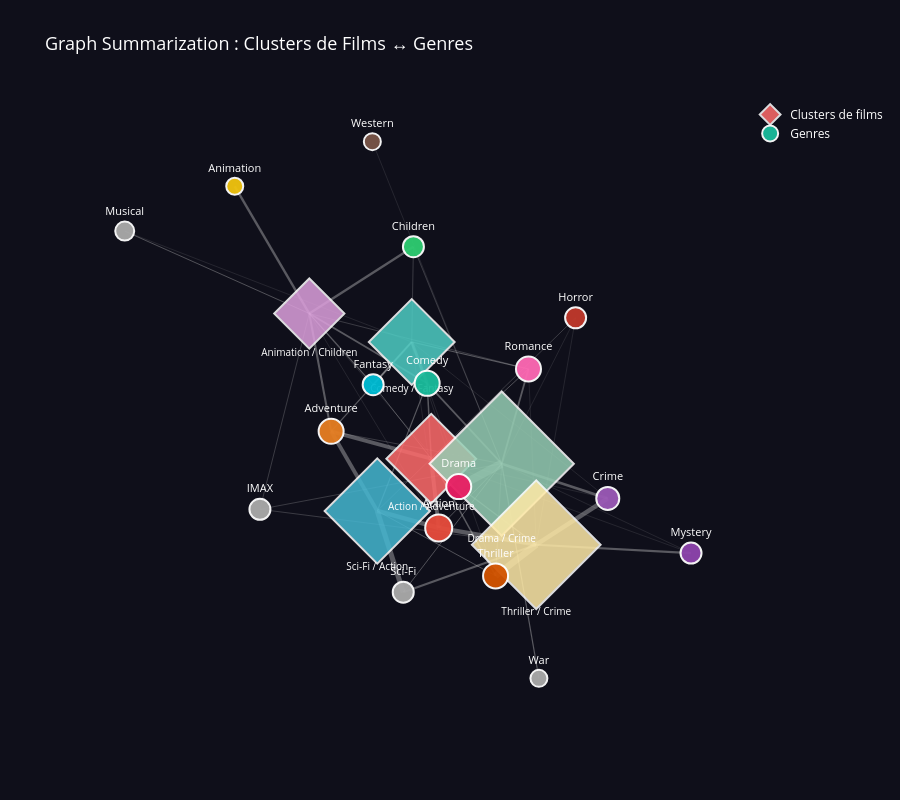

The code cell stored with this chart in its notebook:
### Code cell
genre_matrix = mlb.fit_transform(
    df_sample['genres'].str.split('|')
)

N_CLUSTERS = 6  
km = KMeans(n_clusters=N_CLUSTERS, random_state=42, n_init=10)
df_sample['cluster'] = km.fit_predict(genre_matrix)

# Nommer chaque cluster par ses genres dominants
def cluster_label(cluster_id):
    films_in_cluster = df_sample[df_sample['cluster'] == cluster_id]
    all_genres = films_in_cluster['genres'].str.split('|').explode()
    top_genres = all_genres.value_counts().head(2).index.tolist()
    return ' / '.join(top_genres)

cluster_names = {i: cluster_label(i) for i in range(N_CLUSTERS)}

G_summary = nx.Graph()

for cluster_id in range(N_CLUSTERS):
    films_in_cluster = df_sample[df_sample['cluster'] == cluster_id]
    avg_rating = round(films_in_cluster['mean_rating'].mean(), 2)
    
    G_summary.add_node(f"cluster_{cluster_id}",
                       type='cluster',
                       label=cluster_names[cluster_id],
                       size=len(films_in_cluster),
                       avg_rating=avg_rating,
                       films=films_in_cluster['title'].tolist())

for genre in genre_nodes:
    G_summary.add_node(genre, type='genre', title=genre)

for cluster_id in range(N_CLUSTERS):
    films_in_cluster = df_sample[df_sample['cluster'] == cluster_id]
    genre_counts = (films_in_cluster['genres']
                    .str.split('|').explode()
                    .value_counts())
    
    for genre, count in genre_counts.items():
        if genre in G_summary.nodes:
            G_summary.add_edge(f"cluster_{cluster_id}", genre, weight=count)

pos_summary = nx.spring_layout(G_summary, seed=42, k=1.2)

cluster_colors = ['#FF6B6B','#4ECDC4','#45B7D1','#96CEB4','#FFEAA7','#DDA0DD']

edge_traces_summary = []
for u, v, data in G_summary.edges(data=True):
    x0, y0 = pos_summary[u]
    x1, y1 = pos_summary[v]
    edge_traces_summary.append(go.Scatter(
        x=[x0, x1, None], y=[y0, y1, None],
        mode='lines',
        line=dict(width=data['weight'] * 0.3, color='rgba(200,200,200,0.4)'),
        hoverinfo='none',
        showlegend=False
    ))

cluster_nodes_list = [n for n, d in G_summary.nodes(data=True) if d['type'] == 'cluster']
cx, cy, c_text, c_hover, c_sizes, c_colors = [], [], [], [], [], []

for i, node in enumerate(cluster_nodes_list):
    x, y = pos_summary[node]
    d = G_summary.nodes[node]
    cx.append(x)
    cy.append(y)
    c_text.append(d['label'])
    c_sizes.append(30 + d['size'] * 3)
    c_colors.append(cluster_colors[i % len(cluster_colors)])
    
    films_preview = '<br>'.join([f"• {f}" for f in d['films'][:5]])
    c_hover.append(
        f"<b>Cluster : {d['label']}</b><br>"
        f"Nombre de films : {d['size']}<br>"
        f"Rating moyen : {d['avg_rating']}<br><br>"
        f"Films (extrait) :<br>{films_preview}"
    )

cluster_trace_summary = go.Scatter(
    x=cx, y=cy,
    mode='markers+text',
    name='Clusters de films',
    text=c_text,
    textposition='bottom center',
    textfont=dict(size=10, color='white'),
    hovertext=c_hover,
    hoverinfo='text',
    marker=dict(size=c_sizes, color=c_colors, opacity=0.85,
                line=dict(width=2, color='white'),
                symbol='diamond')  
)

# Noeuds genres (identiques à avant)
gx, gy, g_text, g_hover, g_colors_s = [], [], [], [], []
genre_nodes_summary = [n for n, d in G_summary.nodes(data=True) if d['type'] == 'genre']

for node in genre_nodes_summary:
    x, y = pos_summary[node]
    gx.append(x)
    gy.append(y)
    g_text.append(node)
    g_colors_s.append(genre_colors.get(node, '#aaaaaa'))
    g_hover.append(f"<b>Genre : {node}</b><br>Connexions : {G_summary.degree(node)}")

genre_trace_summary = go.Scatter(
    x=gx, y=gy,
    mode='markers+text',
    name='Genres',
    text=g_text,
    textposition='top center',
    textfont=dict(size=11, color='white'),
    hovertext=g_hover,
    hoverinfo='text',
    marker=dict(
        size=[15 + G_summary.degree(n) * 2 for n in genre_nodes_summary],
        color=g_colors_s, opacity=0.95,
        line=dict(width=2, color='white')
    )
)

fig_summary = go.Figure(
    data=edge_traces_summary + [cluster_trace_summary, genre_trace_summary],
    layout=go.Layout(
        title=dict(text='Graph Summarization : Clusters de Films ↔ Genres',
                   font=dict(size=18, color='white')),
        plot_bgcolor='#0f0f1a',
        paper_bgcolor='#0f0f1a',
        font=dict(color='white'),
        height=800,
        hovermode='closest',
        showlegend=True,
        xaxis=dict(showgrid=False, zeroline=False, showticklabels=False),
        yaxis=dict(showgrid=False, zeroline=False, showticklabels=False),
    )
)

fig_summary.show()

### Figure 1 — Plotly figure (JSON) as saved in the notebook; plotly's stock layout.template omitted (floating-point values rounded to 4 significant figures)
{"data": [{"hoverinfo": "none", "line": {"color": "rgba(200,200,200,0.4)", "width": 3.9}, "mode": "lines", "showlegend": false, "type": "scatter", "x": [0.009498, 0.03087, null], "y": [-0.1236, -0.3691, null]}, {"hoverinfo": "none", "line": {"color": "rgba(200,200,200,0.4)", "width": 3.9}, "mode": "lines", "showlegend": false, "type": "scatter", "x": [0.009498, -0.2774, null], "y": [-0.1236, -0.02669, null]}, {"hoverinfo": "none", "line": {"color": "rgba(200,200,200,0.4)", "width": 1.5}, "mode": "lines", "showlegend": false, "type": "scatter", "x": [0.009498, -0.002164, null], "y": [-0.1236, 0.1433, null]}, {"hoverinfo": "none", "line": {"color": "rgba(200,200,200,0.4)", "width": 1.5}, "mode": "lines", "showlegend": false, "type": "scatter", "x": [0.009498, 0.1939, null], "y": [-0.1236, -0.539, null]}, {"hoverinfo": "none", "line": {"color": "rgba(200,200,200,0.4)", "width": 0.9}, "mode": "lines", "showlegend": false, "type": "scatter", "x": [0.009498, -0.1569, null], "y": [-0.1236, 0.1386, null]}, {"hoverinfo": "none", "line": {"color": "rgba(200,200,200,0.4)", "width": 0.9}, "mode": "lines", "showlegend": false, "type": "scatter", "x": [0.009498, 0.2882, null], "y": [-0.1236, 0.1942, null]}, {"hoverinfo": "none", "line": {"color": "rgba(200,200,200,0.4)", "width": 0.6}, "mode": "lines", "showlegend": false, "type": "scatter", "x": [0.009498, 0.08833, null], "y": [-0.1236, -0.2225, null]}, {"hoverinfo": "none", "line": {"color": "rgba(200,200,200,0.4)", "width": 0.3}, "mode": "lines", "showlegend": false, "type": "scatter", "x": [0.009498, 0.7539, null], "y": [-0.1236, -0.4582, null]}, {"hoverinfo": "none", "line": {"color": "rgba(200,200,200,0.4)", "width": 0.3}, "mode": "lines", "showlegend": false, "type": "scatter", "x": [0.009498, 0.5154, null], "y": [-0.1236, -0.2646, null]}, {"hoverinfo": "none", "line": {"color": "rgba(200,200,200,0.4)", "width": 3}, "mode": "lines", "showlegend": false, "type": "scatter", "x": [-0.04643, -0.002164, null], "y": [0.29, 0.1433, null]}, {"hoverinfo": "none", "line": {"color": "rgba(200,200,200,0.4)", "width": 2.1}, "mode": "lines", "showlegend": false, "type": "scatter", "x": [-0.04643, -0.1569, null], "y": [0.29, 0.1386, null]}, {"hoverinfo": "none", "line": {"color": "rgba(200,200,200,0.4)", "width": 1.2}, "mode": "lines", "showlegend": false, "type": "scatter", "x": [-0.04643, -0.2774, null], "y": [0.29, -0.02669, null]}, {"hoverinfo": "none", "line": {"color": "rgba(200,200,200,0.4)", "width": 1.2}, "mode": "lines", "showlegend": false, "type": "scatter", "x": [-0.04643, 0.2882, null], "y": [0.29, 0.1942, null]}, {"hoverinfo": "none", "line": {"color": "rgba(200,200,200,0.4)", "width": 0.6}, "mode": "lines", "showlegend": false, "type": "scatter", "x": [-0.04643, -0.04156, null], "y": [0.29, 0.6275, null]}, {"hoverinfo": "none", "line": {"color": "rgba(200,200,200,0.4)", "width": 0.3}, "mode": "lines", "showlegend": false, "type": "scatter", "x": [-0.04643, 0.03087, null], "y": [0.29, -0.3691, null]}, {"hoverinfo": "none", "line": {"color": "rgba(200,200,200,0.4)", "width": 0.3}, "mode": "lines", "showlegend": false, "type": "scatter", "x": [-0.04643, 0.5154, null], "y": [0.29, -0.2646, null]}, {"hoverinfo": "none", "line": {"color": "rgba(200,200,200,0.4)", "width": 0.3}, "mode": "lines", "showlegend": false, "type": "scatter", "x": [-0.04643, -0.8688, null], "y": [0.29, 0.6828, null]}, {"hoverinfo": "none", "line": {"color": "rgba(200,200,200,0.4)", "width": 0.3}, "mode": "lines", "showlegend": false, "type": "scatter", "x": [-0.04643, 0.08833, null], "y": [0.29, -0.2225, null]}, {"hoverinfo": "none", "line": {"color": "rgba(200,200,200,0.4)", "width": 0.3}, "mode": "lines", "showlegend": false, "type": "scatter", "x": [-0.04643, 0.1939, null], "y": [0.29, -0.539, null]}, {"hoverinfo": "none", "line": {"color": "rgba(200,200,200,0.4)", "width": 5.1}, "mode": "lines", "showlegend": false, "type": "scatter", "x": [-0.1451, -0.07071, null], "y": [-0.3089, -0.5969, null]}, {"hoverinfo": "none", "line": {"color": "rgba(200,200,200,0.4)", "width": 4.5}, "mode": "lines", "showlegend": false, "type": "scatter", "x": [-0.1451, 0.03087, null], "y": [-0.3089, -0.3691, null]}, {"hoverinfo": "none", "line": {"color": "rgba(200,200,200,0.4)", "width": 3.9}, "mode": "lines", "showlegend": false, "type": "scatter", "x": [-0.1451, -0.2774, null], "y": [-0.3089, -0.02669, null]}, {"hoverinfo": "none", "line": {"color": "rgba(200,200,200,0.4)", "width": 1.2}, "mode": "lines", "showlegend": false, "type": "scatter", "x": [-0.1451, -0.002164, null], "y": [-0.3089, 0.1433, null]}, {"hoverinfo": "none", "line": {"color": "rgba(200,200,200,0.4)", "width": 0.9}, "mode": "lines", "showlegend": false, "type": "scatter", "x": [-0.1451, 0.1939, null], "y": [-0.3089, -0.539, null]}, {"hoverinfo": "none", "line": {"color": "rgba(200,200,200,0.4)", "width": 0.6}, "mode": "lines", "showlegend": false, "type": "scatter", "x": [-0.1451, 0.4232, null], "y": [-0.3089, 0.3757, null]}, {"hoverinfo": "none", "line": {"color": "rgba(200,200,200,0.4)", "width": 8.1}, "mode": "lines", "showlegend": false, "type": "scatter", "x": [0.2114, 0.08833, null], "y": [-0.1414, -0.2225, null]}, {"hoverinfo": "none", "line": {"color": "rgba(200,200,200,0.4)", "width": 2.7}, "mode": "lines", "showlegend": false, "type": "scatter", "x": [0.2114, 0.5154, null], "y": [-0.1414, -0.2646, null]}, {"hoverinfo": "none", "line": {"color": "rgba(200,200,200,0.4)", "width": 1.8}, "mode": "lines", "showlegend": false, "type": "scatter", "x": [0.2114, -0.002164, null], "y": [-0.1414, 0.1433, null]}, {"hoverinfo": "none", "line": {"color": "rgba(200,200,200,0.4)", "width": 1.8}, "mode": "lines", "showlegend": false, "type": "scatter", "x": [0.2114, 0.2882, null], "y": [-0.1414, 0.1942, null]}, {"hoverinfo": "none", "line": {"color": "rgba(200,200,200,0.4)", "width": 1.2}, "mode": "lines", "showlegend": false, "type": "scatter", "x": [0.2114, 0.3181, null], "y": [-0.1414, -0.9023, null]}, {"hoverinfo": "none", "line": {"color": "rgba(200,200,200,0.4)", "width": 0.9}, "mode": "lines", "showlegend": false, "type": "scatter", "x": [0.2114, 0.03087, null], "y": [-0.1414, -0.3691, null]}, {"hoverinfo": "none", "line": {"color": "rgba(200,200,200,0.4)", "width": 0.9}, "mode": "lines", "showlegend": false, "type": "scatter", "x": [0.2114, -0.07071, null], "y": [-0.1414, -0.5969, null]}, {"hoverinfo": "none", "line": {"color": "rgba(200,200,200,0.4)", "width": 0.6}, "mode": "lines", "showlegend": false, "type": "scatter", "x": [0.2114, 0.1939, null], "y": [-0.1414, -0.539, null]}, {"hoverinfo": "none", "line": {"color": "rgba(200,200,200,0.4)", "width": 0.6}, "mode": "lines", "showlegend": false, "type": "scatter", "x": [0.2114, -0.2774, null], "y": [-0.1414, -0.02669, null]}, {"hoverinfo": "none", "line": {"color": "rgba(200,200,200,0.4)", "width": 0.6}, "mode": "lines", "showlegend": false, "type": "scatter", "x": [0.2114, -0.4814, null], "y": [-0.1414, -0.303, null]}, {"hoverinfo": "none", "line": {"color": "rgba(200,200,200,0.4)", "width": 0.6}, "mode": "lines", "showlegend": false, "type": "scatter", "x": [0.2114, -0.04156, null], "y": [-0.1414, 0.6275, null]}, {"hoverinfo": "none", "line": {"color": "rgba(200,200,200,0.4)", "width": 0.3}, "mode": "lines", "showlegend": false, "type": "scatter", "x": [0.2114, 0.4232, null], "y": [-0.1414, 0.3757, null]}, {"hoverinfo": "none", "line": {"color": "rgba(200,200,200,0.4)", "width": 0.3}, "mode": "lines", "showlegend": false, "type": "scatter", "x": [0.2114, 0.7539, null], "y": [-0.1414, -0.4582, null]}, {"hoverinfo": "none", "line": {"color": "rgba(200,200,200,0.4)", "width": 0.3}, "mode": "lines", "showlegend": false, "type": "scatter", "x": [0.2114, -0.1593, null], "y": [-0.1414, 1.0, null]}, {"hoverinfo": "none", "line": {"color": "rgba(200,200,200,0.4)", "width": 6.6}, "mode": "lines", "showlegend": false, "type": "scatter", "x": [0.3104, 0.1939, null], "y": [-0.4285, -0.539, null]}, {"hoverinfo": "none", "line": {"color": "rgba(200,200,200,0.4)", "width": 4.5}, "mode": "lines", "showlegend": false, "type": "scatter", "x": [0.3104, 0.5154, null], "y": [-0.4285, -0.2646, null]}, {"hoverinfo": "none", "line": {"color": "rgba(200,200,200,0.4)", "width": 4.2}, "mode": "lines", "showlegend": false, "type": "scatter", "x": [0.3104, 0.03087, null], "y": [-0.4285, -0.3691, null]}, {"hoverinfo": "none", "line": {"color": "rgba(200,200,200,0.4)", "width": 2.1}, "mode": "lines", "showlegend": false, "type": "scatter", "x": [0.3104, -0.07071, null], "y": [-0.4285, -0.5969, null]}, {"hoverinfo": "none", "line": {"color": "rgba(200,200,200,0.4)", "width": 2.1}, "mode": "lines", "showlegend": false, "type": "scatter", "x": [0.3104, 0.7539, null], "y": [-0.4285, -0.4582, null]}, {"hoverinfo": "none", "line": {"color": "rgba(200,200,200,0.4)", "width": 1.2}, "mode": "lines", "showlegend": false, "type": "scatter", "x": [0.3104, 0.08833, null], "y": [-0.4285, -0.2225, null]}, {"hoverinfo": "none", "line": {"color": "rgba(200,200,200,0.4)", "width": 0.6}, "mode": "lines", "showlegend": false, "type": "scatter", "x": [0.3104, -0.4814, null], "y": [-0.4285, -0.303, null]}, {"hoverinfo": "none", "line": {"color": "rgba(200,200,200,0.4)", "width": 0.3}, "mode": "lines", "showlegend": false, "type": "scatter", "x": [0.3104, 0.4232, null], "y": [-0.4285, 0.3757, null]}, {"hoverinfo": "none", "line": {"color": "rgba(200,200,200,0.4)", "width": 0.3}, "mode": "lines", "showlegend": false, "type": "scatter", "x": [0.3104, 0.2882, null], "y": [-0.4285, 0.1942, null]}, {"hoverinfo": "none", "line": {"color": "rgba(200,200,200,0.4)", "width": 2.4}, "mode": "lines", "showlegend": false, "type": "scatter", "x": [-0.3399, -0.5536, null], "y": [0.3908, 0.8417, null]}, {"hoverinfo": "none", "line": {"color": "rgba(200,200,200,0.4)", "width": 2.4}, "mode": "lines", "showlegend": false, "type": "scatter", "x": [-0.3399, -0.04156, null], "y": [0.3908, 0.6275, null]}, {"hoverinfo": "none", "line": {"color": "rgba(200,200,200,0.4)", "width": 2.1}, "mode": "lines", "showlegend": false, "type": "scatter", "x": [-0.3399, -0.2774, null], "y": [0.3908, -0.02669, null]}, {"hoverinfo": "none", "line": {"color": "rgba(200,200,200,0.4)", "width": 1.8}, "mode": "lines", "showlegend": false, "type": "scatter", "x": [-0.3399, -0.002164, null], "y": [0.3908, 0.1433, null]}, {"hoverinfo": "none", "line": {"color": "rgba(200,200,200,0.4)", "width": 1.2}, "mode": "lines", "showlegend": false, "type": "scatter", "x": [-0.3399, -0.1569, null], "y": [0.3908, 0.1386, null]}, {"hoverinfo": "none", "line": {"color": "rgba(200,200,200,0.4)", "width": 0.9}, "mode": "lines", "showlegend": false, "type": "scatter", "x": [-0.3399, -0.8688, null], "y": [0.3908, 0.6828, null]}, {"hoverinfo": "none", "line": {"color": "rgba(200,200,200,0.4)", "width": 0.6}, "mode": "lines", "showlegend": false, "type": "scatter", "x": [-0.3399, -0.4814, null], "y": [0.3908, -0.303, null]}, {"hoverinfo": "none", "line": {"color": "rgba(200,200,200,0.4)", "width": 0.6}, "mode": "lines", "showlegend": false, "type": "scatter", "x": [-0.3399, 0.2882, null], "y": [0.3908, 0.1942, null]}, {"hoverinfo": "none", "line": {"color": "rgba(200,200,200,0.4)", "width": 0.3}, "mode": "lines", "showlegend": false, "type": "scatter", "x": [-0.3399, 0.08833, null], "y": [0.3908, -0.2225, null]}, {"hoverinfo": "none", "line": {"color": "rgba(200,200,200,0.4)", "width": 0.3}, "mode": "lines", "showlegend": false, "type": "scatter", "x": [-0.3399, 0.03087, null], "y": [0.3908, -0.3691, null]}, {"hoverinfo": "text", "hovertext": ["<b>Cluster : Action / Adventure</b><br>Nombre de films : 13<br>Rating moyen : 3.69<br><br>Films (extrait) :<br>• Raiders of the Lost Ark (Indiana Jones and the Raiders of the Lost Ark) (1981)<br>• Lord of the Rings: The Return of the King, The (2003)<br>• True Lies (1994)<br>• Gladiator (2000)<br>• Mission: Impossible (1996)", "<b>Cluster : Comedy / Fantasy</b><br>Nombre de films : 12<br>Rating moyen : 3.62<br><br>Films (extrait) :<br>• Lord of the Rings: The Fellowship of the Ring, The (2001)<br>• Lord of the Rings: The Two Towers, The (2002)<br>• Ace Ventura: Pet Detective (1994)<br>• Mask, The (1994)<br>• Groundhog Day (1993)", "<b>Cluster : Sci-Fi / Action</b><br>Nombre de films : 17<br>Rating moyen : 3.73<br><br>Films (extrait) :<br>• Star Wars: Episode IV - A New Hope (1977)<br>• Jurassic Park (1993)<br>• Terminator 2: Judgment Day (1991)<br>• Star Wars: Episode V - The Empire Strikes Back (1980)<br>• Independence Day (a.k.a. ID4) (1996)", "<b>Cluster : Drama / Crime</b><br>Nombre de films : 27<br>Rating moyen : 4.01<br><br>Films (extrait) :<br>• Forrest Gump (1994)<br>• Shawshank Redemption, The (1994)<br>• Pulp Fiction (1994)<br>• Braveheart (1995)<br>• Schindler's List (1993)", "<b>Cluster : Thriller / Crime</b><br>Nombre de films : 23<br>Rating moyen : 3.91<br><br>Films (extrait) :<br>• Silence of the Lambs, The (1991)<br>• Matrix, The (1999)<br>• Fight Club (1999)<br>• Usual Suspects, The (1995)<br>• Seven (a.k.a. Se7en) (1995)", "<b>Cluster : Animation / Children</b><br>Nombre de films : 8<br>Rating moyen : 3.87<br><br>Films (extrait) :<br>• Toy Story (1995)<br>• Aladdin (1992)<br>• Lion King, The (1994)<br>• Shrek (2001)<br>• Beauty and the Beast (1991)"], "marker": {"color": ["#FF6B6B", "#4ECDC4", "#45B7D1", "#96CEB4", "#FFEAA7", "#DDA0DD"], "line": {"color": "white", "width": 2}, "opacity": 0.85, "size": [69, 66, 81, 111, 99, 54], "symbol": "diamond"}, "mode": "markers+text", "name": "Clusters de films", "text": ["Action / Adventure", "Comedy / Fantasy", "Sci-Fi / Action", "Drama / Crime", "Thriller / Crime", "Animation / Children"], "textfont": {"color": "white", "size": 10}, "textposition": "bottom center", "type": "scatter", "x": [0.009498, -0.04643, -0.1451, 0.2114, 0.3104, -0.3399], "y": [-0.1236, 0.29, -0.3089, -0.1414, -0.4285, 0.3908]}, {"hoverinfo": "text", "hovertext": ["<b>Genre : Comedy</b><br>Connexions : 5", "<b>Genre : Drama</b><br>Connexions : 5", "<b>Genre : Romance</b><br>Connexions : 5", "<b>Genre : War</b><br>Connexions : 1", "<b>Genre : Crime</b><br>Connexions : 4", "<b>Genre : Thriller</b><br>Connexions : 5", "<b>Genre : Horror</b><br>Connexions : 3", "<b>Genre : Action</b><br>Connexions : 6", "<b>Genre : Sci-Fi</b><br>Connexions : 3", "<b>Genre : Adventure</b><br>Connexions : 5", "<b>Genre : Animation</b><br>Connexions : 1", "<b>Genre : Children</b><br>Connexions : 3", "<b>Genre : Fantasy</b><br>Connexions : 3", "<b>Genre : Mystery</b><br>Connexions : 3", "<b>Genre : IMAX</b><br>Connexions : 3", "<b>Genre : Musical</b><br>Connexions : 2", "<b>Genre : Western</b><br>Connexions : 1"], "marker": {"color": ["#1abc9c", "#e91e63", "#ff69b4", "#aaaaaa", "#9b59b6", "#d35400", "#c0392b", "#e74c3c", "#aaaaaa", "#e67e22", "#f1c40f", "#2ecc71", "#00bcd4", "#8e44ad", "#aaaaaa", "#aaaaaa", "#795548"], "line": {"color": "white", "width": 2}, "opacity": 0.95, "size": [25, 25, 25, 17, 23, 25, 21, 27, 21, 25, 17, 21, 21, 21, 21, 19, 17]}, "mode": "markers+text", "name": "Genres", "text": ["Comedy", "Drama", "Romance", "War", "Crime", "Thriller", "Horror", "Action", "Sci-Fi", "Adventure", "Animation", "Children", "Fantasy", "Mystery", "IMAX", "Musical", "Western"], "textfont": {"color": "white", "size": 11}, "textposition": "top center", "type": "scatter", "x": [-0.002164, 0.08833, 0.2882, 0.3181, 0.5154, 0.1939, 0.4232, 0.03087, -0.07071, -0.2774, -0.5536, -0.04156, -0.1569, 0.7539, -0.4814, -0.8688, -0.1593], "y": [0.1433, -0.2225, 0.1942, -0.9023, -0.2646, -0.539, 0.3757, -0.3691, -0.5969, -0.02669, 0.8417, 0.6275, 0.1386, -0.4582, -0.303, 0.6828, 1.0]}], "layout": {"font": {"color": "white"}, "height": 800, "hovermode": "closest", "paper_bgcolor": "#0f0f1a", "plot_bgcolor": "#0f0f1a", "showlegend": true, "title": {"font": {"color": "white", "size": 18}, "text": "Graph Summarization : Clusters de Films ↔ Genres"}, "xaxis": {"showgrid": false, "showticklabels": false, "zeroline": false}, "yaxis": {"showgrid": false, "showticklabels": false, "zeroline": false}}}
